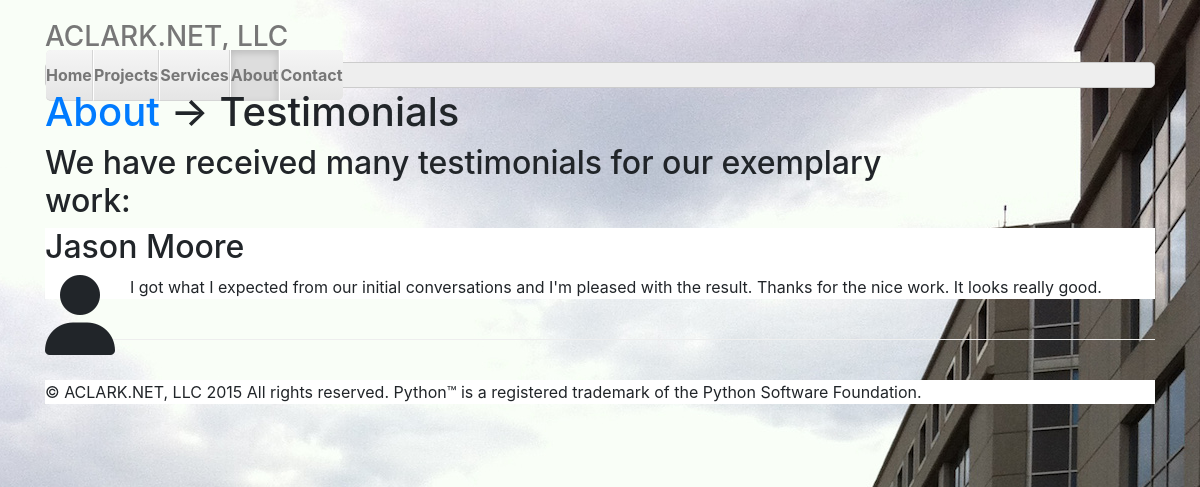
/about/testimonials, run on an earlier commit of the app's database.
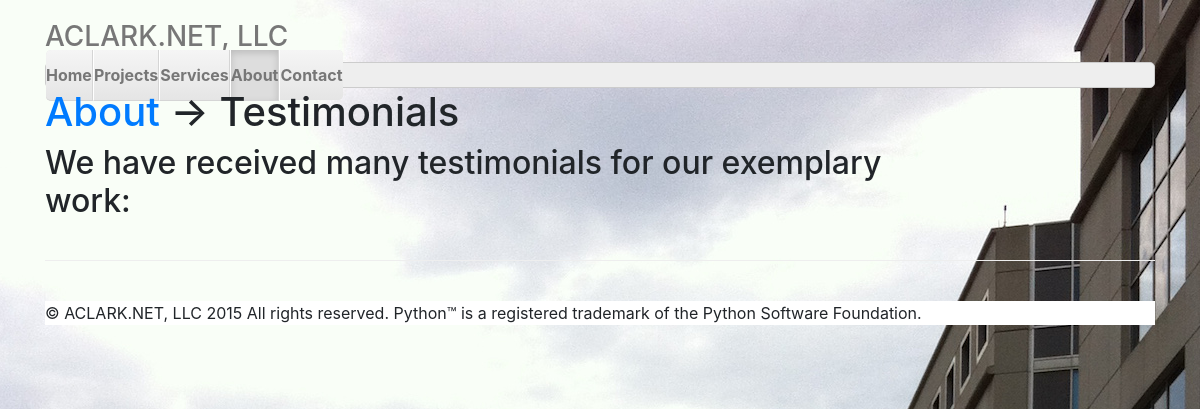
And on a later commit of the database.
### aclarknet/aclarknet/models.py (models this page shows, shortened)
class Testimonial(models.Model):
    name = models.CharField(max_length=60)
    title = models.CharField(max_length=120, default=None)
    text = models.TextField()
    date = models.DateTimeField(default=None)

### aclarknet/aclarknet/views.py (the view)
# urls.py: url(r'^about/testimonials', 'aclarknet.aclarknet.views.testimonials', name='testimonials'),
def testimonials(request):
    testimonials = Testimonial.objects.all()
    context = {'testimonials': testimonials}
    return render(request, 'testimonials.html', context)

### aclarknet/aclarknet/templates/testimonials.html (shortened to what this page needs)
{% extends "home.html" %}
{% load staticfiles %}
{% block nav %}
    <li><a href="/">Home</a></li>
    <li><a href="/projects">Projects</a></li>
    <li><a href="/services">Services</a></li>
    <li class="active"><a href="/about">About</a></li>
    <li><a href="/contact">Contact</a></li>
{% endblock %}
{% block content %}
    <h1><a href="/about">About</a> &rarr; Testimonials</h1>
    <h2 class="width">We have received many testimonials for our exemplary work:</h2>
    <div class="background-white">
    {% for testimonial in testimonials %}
        <h2>{{ testimonial.name }}</h2>
        <p><i class="fa fa-user fa-5x wrap"></i>{{ testimonial.text }}</p>
    {% endfor %}
    </div>
{% endblock %}

What changed in the data, as far as the page shows it:
removed Testimonial: name "Jason Moore", text "I got what I expected from our initial conversations and I'm pleased with the result. Thanks for the nice work. It looks really good."
